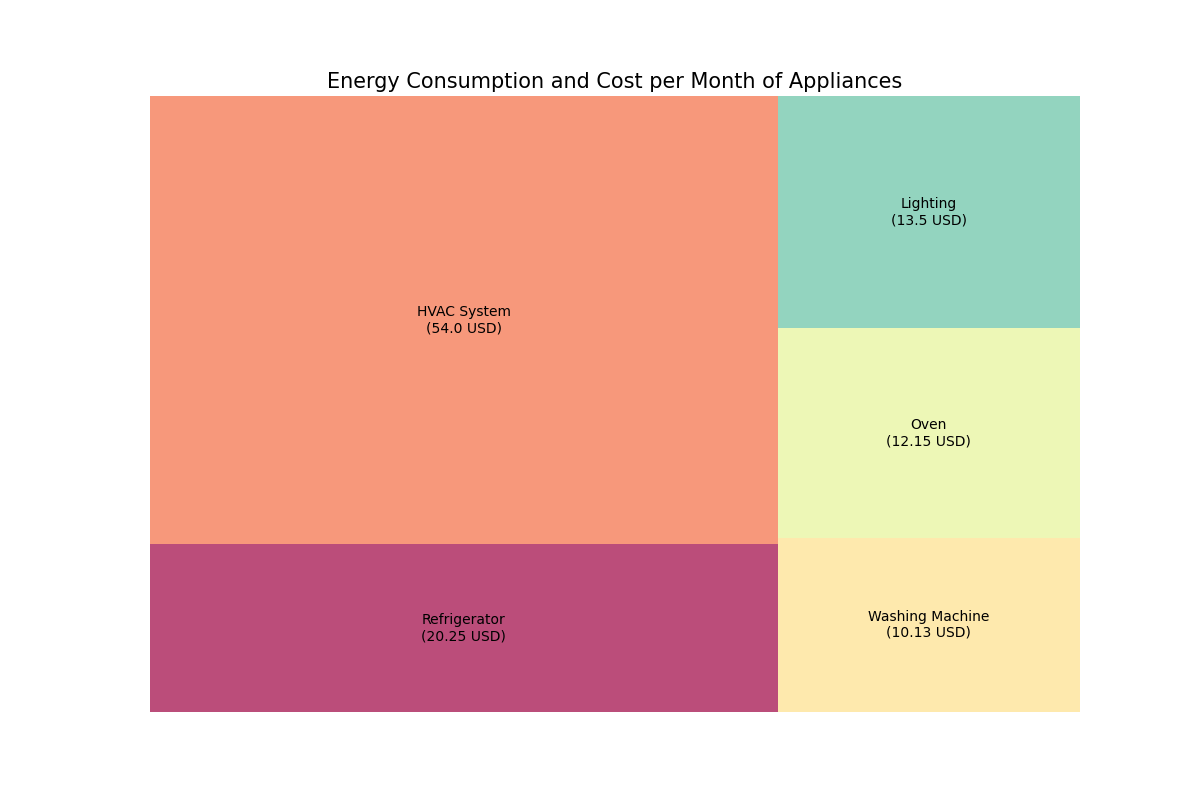

The Python source for this figure:

import matplotlib.pyplot as plt
import squarify

# Data from your provided dataset.
data = [
    {'Appliance': 'Refrigerator', 'Energy Consumption (kWh)': 150, 'Cost per Month (USD)': 20.25, 'Room': 'Kitchen'},
    {'Appliance': 'HVAC System', 'Energy Consumption (kWh)': 400, 'Cost per Month (USD)': 54.00, 'Room': 'Living Room'},
    {'Appliance': 'Washing Machine', 'Energy Consumption (kWh)': 75, 'Cost per Month (USD)': 10.13, 'Room': 'Laundry Room'},
    {'Appliance': 'Oven', 'Energy Consumption (kWh)': 90, 'Cost per Month (USD)': 12.15, 'Room': 'Kitchen'},
    {'Appliance': 'Lighting', 'Energy Consumption (kWh)': 100, 'Cost per Month (USD)': 13.5, 'Room': 'Entire House'}
]

# Extracting 'Energy Consumption (kWh)' as sizes for the rectangles
sizes = [item['Energy Consumption (kWh)'] for item in data]
labels = [f"{item['Appliance']}\n({item['Cost per Month (USD)']} USD)" for item in data]
colors = [plt.cm.Spectral(i/float(len(labels))) for i in range(len(labels))]

# Create a figure and a subplot
fig, ax = plt.subplots(figsize=(12, 8))

# Creating the treemap
squarify.plot(sizes=sizes, label=labels, color=colors, alpha=0.7)

# Removing the axes, as they are not meaningful for treemaps
plt.axis('off')

# Set the title of the treemap
plt.title('Energy Consumption and Cost per Month of Appliances', size=15)

# Show the treemap
plt.show()
